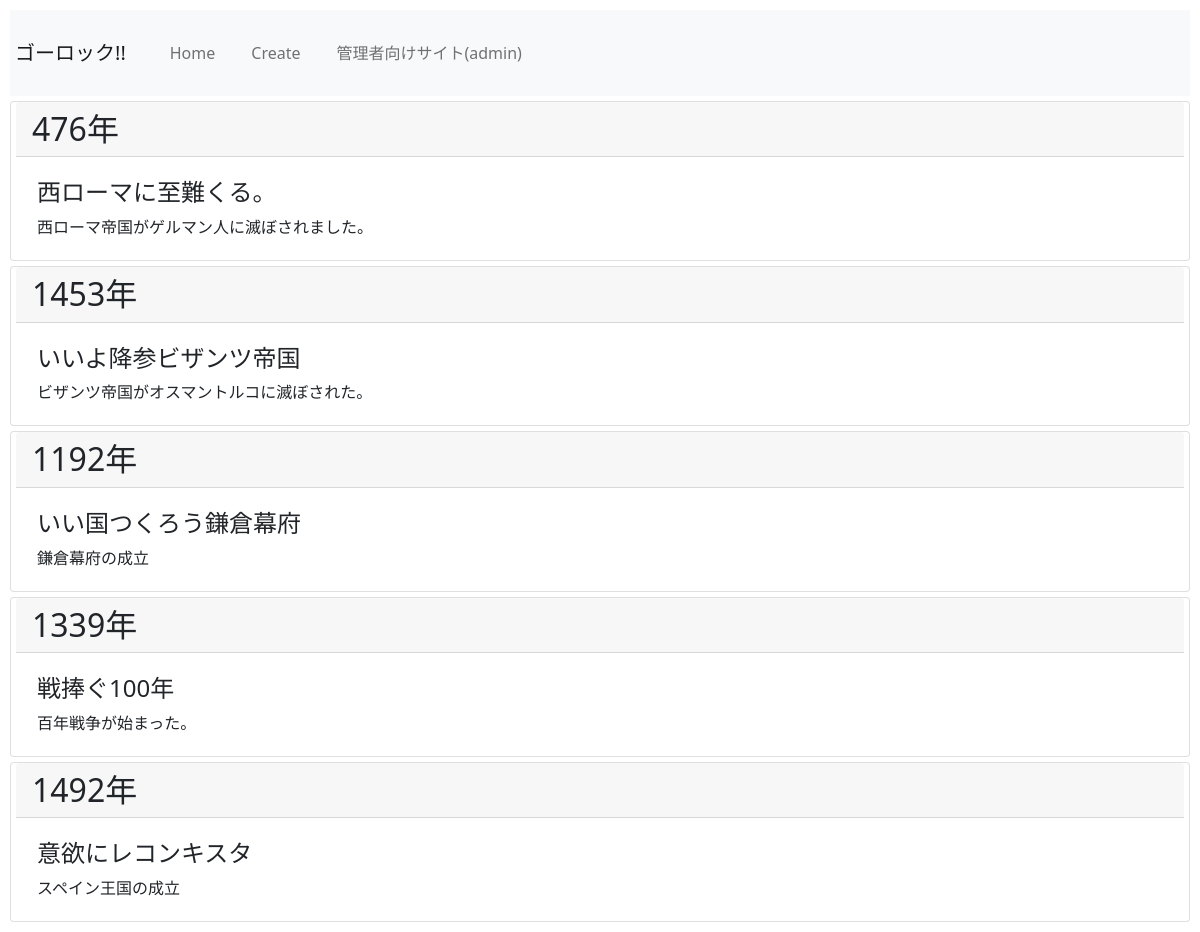
Before: /index/ with the older database file.
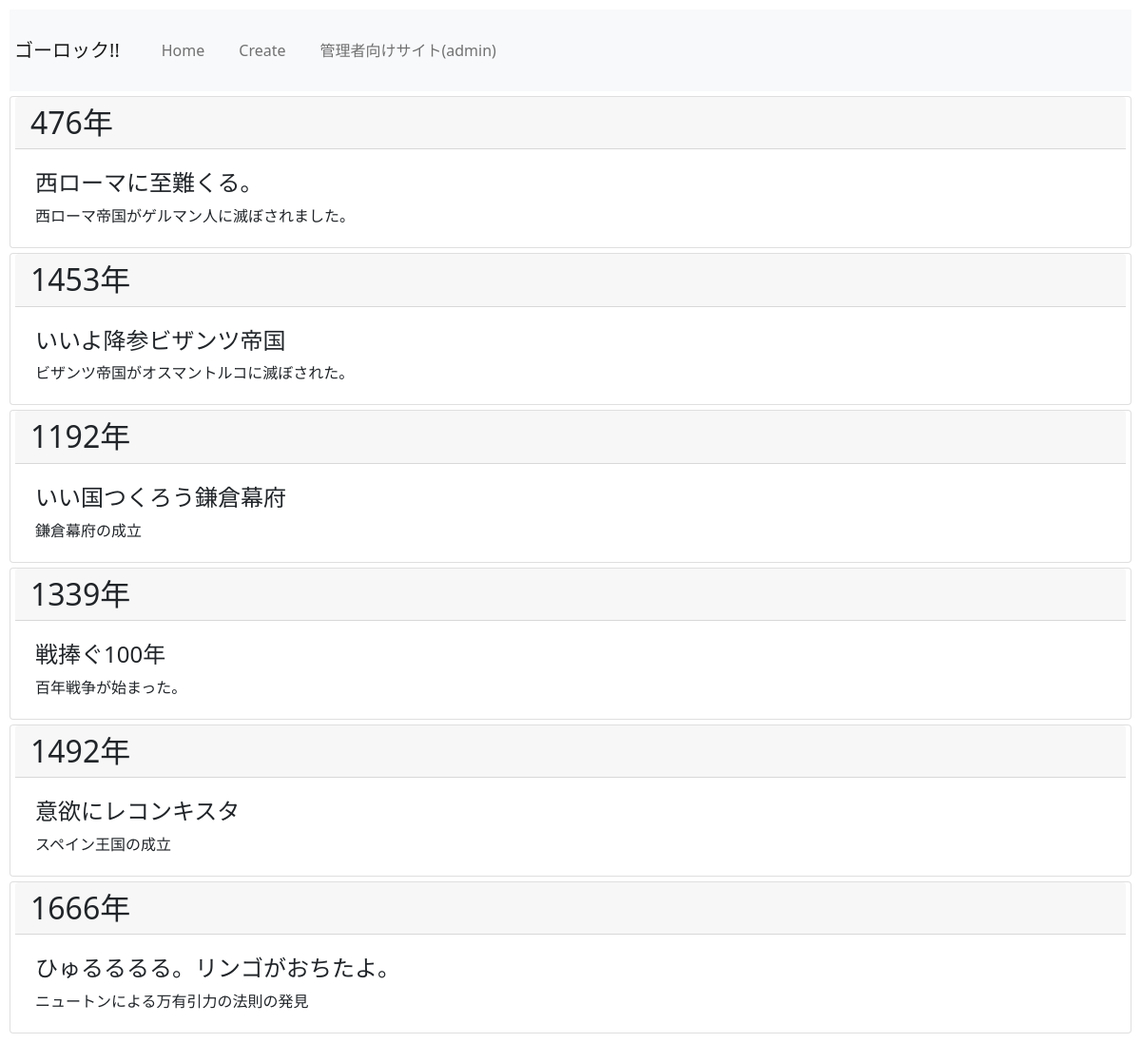
After: the same page with the newer database file.
### app/models.py (models this page shows, shortened)
class Post(models.Model):
  year = models.IntegerField(validators=[MinValueValidator(1), MaxValueValidator(2021)])
  text = models.CharField("語呂合わせ", max_length=30)
  supplement = models.CharField("補足", max_length=100)

### app/views.py (the view)
# urls.py: path('index/', views.index, name='index'),
def index(request):
  data = Post.objects.all()
  params = {
    'data': data
  }
  return render(request, 'app/index.html', params)

### app/templates/app/index.html (shortened to what this page needs)
{% extends 'app/base.html' %}
{% block 'content' %}
  {% for item in data %}
  <div class="card">
    <h2 class="card-header">{{ item.year }}年</h2>
    <div class="card-body">
      <h4 class="card-title">{{ item.text }}</h4>
      <p class="card-text">{{ item.supplement }}</p>
    </div>
  </div>
  {% endfor %}
{% endblock %}

Changed rows visible on the page:
added Post: year "1666", text "ひゅるるるる。リンゴがおちたよ。", supplement "ニュートンによる万有引力の法則の発見"
